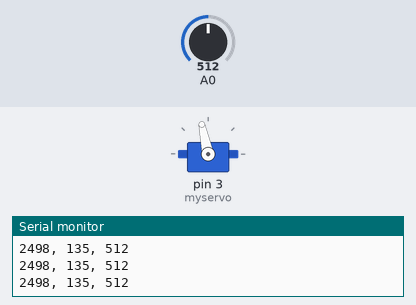
This sketch was run on a simulated Arduino Uno, built with avr-gcc and run on an emulated ATmega328P. On the bench: servo, the last lines printed to the serial monitor. Inputs (shaded band) come from the test bench; at power-on: A0 = 512.

Above: at 1.3 s.
1.4 s: A0 set to 716
At 2.6 s:
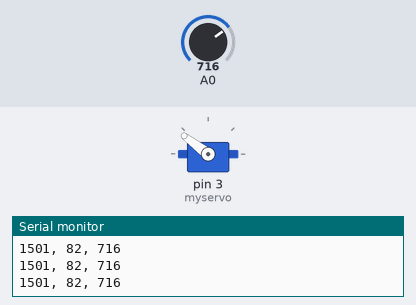
3.5 s: A0 set to 900
At 4.3 s:
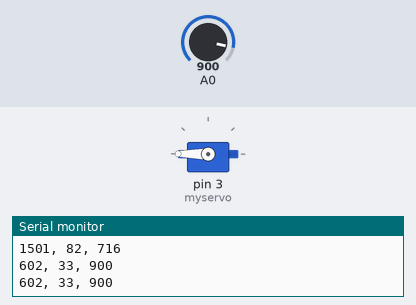
5.5 s: A0 set to 306
At 7.1 s:
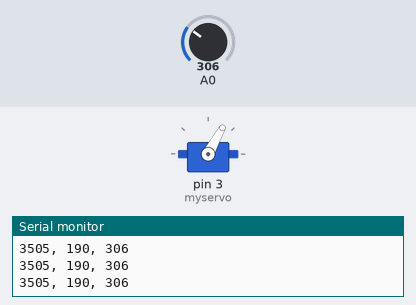
7.5 s: A0 set to 122
At 8.8 s:
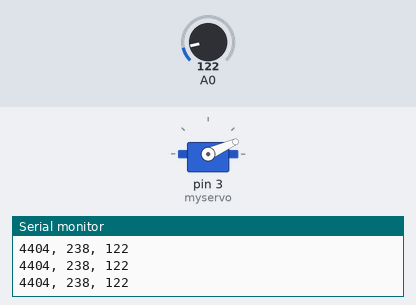
9.5 s: A0 set to 0
At 10.4 s:
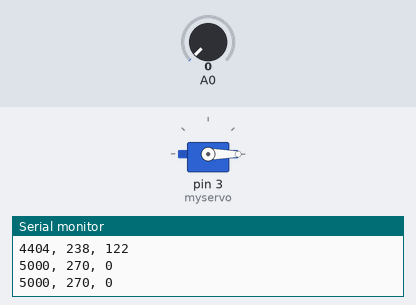
11.5 s: A0 set to 511
At 13.3 s:
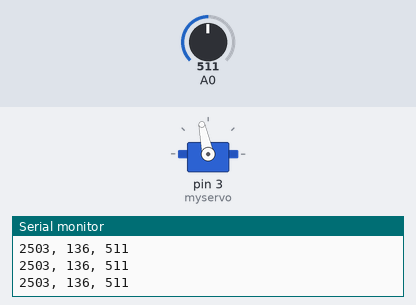
Timing chart, 0 to 14.5 s (numbered marks = the images above; inputs shaded):
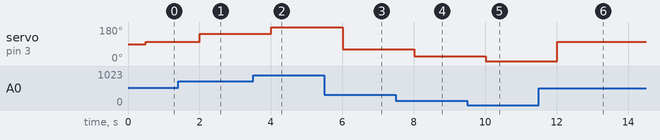

Measured:
- after the input at 1.4 s, servo on pin 3 (myservo): 102° → 143° after 0.60 s
- after the input at 3.5 s, servo on pin 3 (myservo): 143° → 180° after 0.51 s
- after the input at 5.5 s, servo on pin 3 (myservo): 180° → 61° after 0.51 s
- after the input at 7.5 s, servo on pin 3 (myservo): 61° → 24° after 0.51 s
- after the input at 9.5 s, servo on pin 3 (myservo): 24° → 0° after 0.52 s
- after the input at 11.5 s, servo on pin 3 (myservo): 0° → 102° after 0.52 s

The sketch:

q1.4.ino
```cpp
#include <Servo.h>

Servo myservo;

void setup() {
  myservo.attach(3);
  pinMode(A0,INPUT);
  Serial.begin(9600);
}

int Analog2Angle(int analogInput){
  return analogInput/(1023/180);
}

void loop() {
  int v = analogRead(A0);

//  Serial.println(Analog2Angle(v));
  int voltage = map(v,0,1023,5000,0);
  int angle = map(v,0,1023,270,0);
  Serial.print(voltage);
  Serial.print(", ");
  Serial.print(angle);
  Serial.print(", ");
  Serial.println(v);
  delay(500);
  myservo.write(Analog2Angle(v));
  }
```
